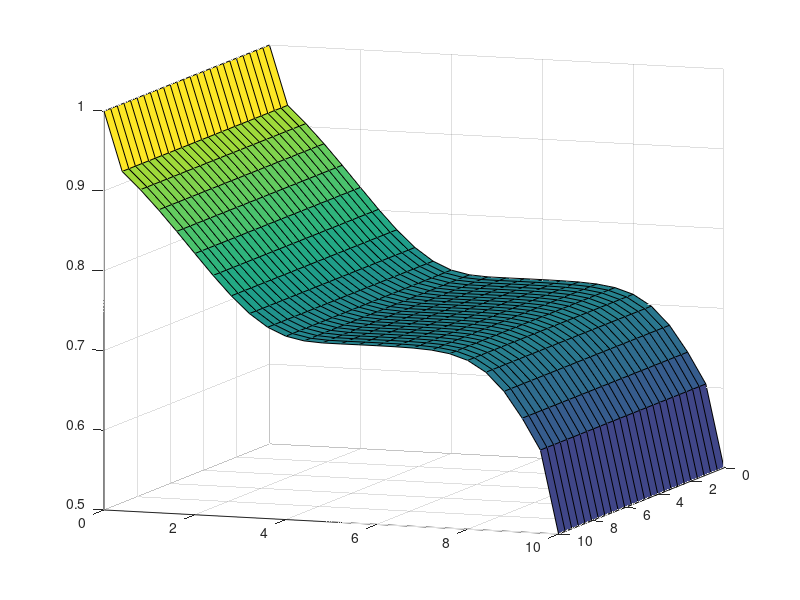

Write the MATLAB code that produced this figure.
function shallow2D
  Lx = 10;
  Ly = 10;
  n1 = 25;
  n2 = 25;
  dt = 0.01;
  g = 9.81;
  % Initial disk
  xC = Lx/2;
  yC = Ly/2;
  radius = 0.1;
  stepX = Lx/n1;
  stepY = Ly/n2;
  h1 = 1;
  h0 = 0.5;

  % Create mesh
  x = 0:stepX:Lx;
  y = 0:stepY:Ly;
  %z = zeros(nX+1,nY+1)
  nX = length(x);
  nY = length(y);

  for i=1:nX
    for j=1:nY
      %dist = (x(i)-xC)^2 + (y(j)-yC)^2;
      %dist = sqrt(dist);
      %if (dist <= radius )
      if (x(i) < Lx/2)
        h(i,j) = h1;
      else
        h(i,j) = h0;
      end
      u(i,j) = 0;
      v(i,j) = 0;
    end
  end

  surf(x,y,h);
  view(110,10);
  drawnow;

  q1 = h;
  for i=1:nX
    for j=1:nY
      q2(i,j) = u(i,j)*h(i,j);
      q3(i,j) = v(i,j)*h(i,j);
    end
  end

  for t=0:dt:150*dt
    for i=1:nX-1
      %for j=1:nY-1
      j = 1;

        hL = q1(i,j);
        uL = q2(i,j)/q1(i,j);
        vL = q3(i,j)/q1(i,j);
        hR = q1(i+1,j);
        uR = q2(i+1,j)/q1(i+1,j);
        vR = q3(i+1,j)/q1(i+1,j);

        hBar = 0.5*(hL+hR);
        uTilde = (sqrt(hL)*uL+sqrt(hR)*uR)/(sqrt(hL)+sqrt(hR));
        vTilde = (sqrt(hL)*vL+sqrt(hR)*vR)/(sqrt(hL)+sqrt(hR));
        cTilde = sqrt(g*hBar);
        FTmp = riemannX(uTilde, vTilde, cTilde, i, j, q1, q2, q3);
        F1(i) = FTmp(1);
        F2(i) = FTmp(2);
        F3(i) = FTmp(3);

      %end
    end


    for i=2:nX-1
      for j=1:nY
        q1(i,j) = q1(i,j) - dt/stepX*(F1(i)-F1(i-1));
        q2(i,j) = q2(i,j) - dt/stepX*(F2(i)-F2(i-1));
        q3(i,j) = q3(i,j) - dt/stepX*(F3(i)-F3(i-1));
      end
    end

    surf(x,y,q1);
    view(110,10);
    drawnow;
  end
  %surf(x,y,q1);
end

function F = riemannX(uTilde, vTilde, cTilde, i, j, q1, q2, q3)
  g = 9.81;
  r1(1) = 1;
  r1(2) = uTilde-cTilde;
  r1(3) = vTilde;
  r2(1) = 0;
  r2(2) = 0;
  r2(3) = 1;
  r3(1) = 1;
  r3(2) = uTilde+cTilde;
  r3(3) = vTilde;

  delta(1) = q1(i+1,j)-q1(i,j);
  delta(2) = q2(i+1,j)-q2(i,j);
  delta(3) = q3(i+1,j)-q3(i,j);
  alpha1 = ((uTilde+cTilde)*delta(1)-delta(2))/(2*cTilde);
  alpha2 = -vTilde*delta(1)+delta(3);
  alpha3 = (-(uTilde-cTilde)*delta(1)+delta(2))/(2*cTilde);
  lambda1 = uTilde-cTilde;
  lambda2 = uTilde;
  lambda3 = uTilde+cTilde;

  F(1) = 0.5*(q2(i,j)+q2(i+1,j));
  F(1) = F(1) - 0.5*(phi(lambda1)*alpha1*r1(1)
  + phi(lambda2)*alpha2*r2(1) +phi(lambda3)*alpha3*r3(1));

  F(2) = 0.5*(q2(i)^2/q1(i)+0.5*g*q1(i)^2 + q2(i+1)^2/q1(i+1)+0.5*g*q1(i+1)^2);
  F(2) = F(2) - 0.5*(phi(lambda1)*alpha1*r1(2)
  + phi(lambda2)*alpha2*r2(2) + phi(lambda3)*alpha3*r3(2));

  F(3) = 0.5*(q2(i,j)*q3(i,j)/q1(i,j)+q2(i+1,j)*q3(i+1,j)/q1(i+1,j)) ;
  F(3) = F(3) - 0.5*(phi(lambda1)*alpha1*r1(3)
  + phi(lambda2)*alpha2*r2(3) + phi(lambda3)*alpha3*r3(3));
end


% Harten entropy fix
function z = phi(lambda)
  % empirical value
  epsilon = 2;
  if (abs(lambda) >= epsilon)
    z = abs(lambda);
  else
    z = (lambda^2 + epsilon^2)/(2*epsilon);
  end
end
